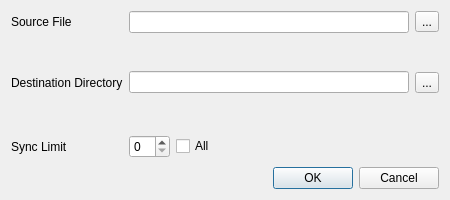
<?xml version="1.0" encoding="UTF-8"?>
<ui version="4.0">
 <class>Form</class>
 <widget class="QWidget" name="Form">
  <property name="geometry">
   <rect>
    <x>0</x>
    <y>0</y>
    <width>450</width>
    <height>200</height>
   </rect>
  </property>
  <property name="sizePolicy">
   <sizepolicy hsizetype="Minimum" vsizetype="Minimum">
    <horstretch>0</horstretch>
    <verstretch>0</verstretch>
   </sizepolicy>
  </property>
  <property name="windowTitle">
   <string>Form</string>
  </property>
  <layout class="QGridLayout" name="gridLayout_2">
   <item row="0" column="0">
    <layout class="QGridLayout" name="gridLayout">
     <item row="2" column="0">
      <spacer name="verticalSpacer_2">
       <property name="orientation">
        <enum>Qt::Vertical</enum>
       </property>
       <property name="sizeType">
        <enum>QSizePolicy::MinimumExpanding</enum>
       </property>
       <property name="sizeHint" stdset="0">
        <size>
         <width>20</width>
         <height>10</height>
        </size>
       </property>
      </spacer>
     </item>
     <item row="3" column="0">
      <widget class="QLabel" name="DestinationDirectoryLabel">
       <property name="sizePolicy">
        <sizepolicy hsizetype="Preferred" vsizetype="MinimumExpanding">
         <horstretch>0</horstretch>
         <verstretch>0</verstretch>
        </sizepolicy>
       </property>
       <property name="text">
        <string>Destination Directory</string>
       </property>
      </widget>
     </item>
     <item row="5" column="0">
      <widget class="QLabel" name="SyncLimitCountLabel">
       <property name="sizePolicy">
        <sizepolicy hsizetype="Preferred" vsizetype="MinimumExpanding">
         <horstretch>0</horstretch>
         <verstretch>0</verstretch>
        </sizepolicy>
       </property>
       <property name="text">
        <string>Sync Limit</string>
       </property>
      </widget>
     </item>
     <item row="4" column="0">
      <spacer name="verticalSpacer">
       <property name="orientation">
        <enum>Qt::Vertical</enum>
       </property>
       <property name="sizeType">
        <enum>QSizePolicy::MinimumExpanding</enum>
       </property>
       <property name="sizeHint" stdset="0">
        <size>
         <width>20</width>
         <height>10</height>
        </size>
       </property>
      </spacer>
     </item>
     <item row="1" column="0">
      <widget class="QLabel" name="SourceFileLabel">
       <property name="sizePolicy">
        <sizepolicy hsizetype="Preferred" vsizetype="Preferred">
         <horstretch>0</horstretch>
         <verstretch>0</verstretch>
        </sizepolicy>
       </property>
       <property name="text">
        <string>Source File</string>
       </property>
      </widget>
     </item>
     <item row="5" column="2">
      <widget class="QCheckBox" name="SyncLimitAll">
       <property name="text">
        <string>All</string>
       </property>
      </widget>
     </item>
     <item row="5" column="1">
      <widget class="QSpinBox" name="SyncLimitCountSpinBox"/>
     </item>
     <item row="3" column="1" colspan="3">
      <widget class="QLineEdit" name="DestinationDirectoryLineEdit"/>
     </item>
     <item row="3" column="4">
      <widget class="QToolButton" name="DestinationDirectoryButton">
       <property name="text">
        <string>...</string>
       </property>
      </widget>
     </item>
     <item row="1" column="4">
      <widget class="QToolButton" name="SourceFileButton">
       <property name="text">
        <string>...</string>
       </property>
      </widget>
     </item>
     <item row="1" column="1" colspan="3">
      <widget class="QLineEdit" name="SourceFileLineEdit"/>
     </item>
     <item row="5" column="4">
      <spacer name="horizontalSpacer">
       <property name="orientation">
        <enum>Qt::Horizontal</enum>
       </property>
       <property name="sizeType">
        <enum>QSizePolicy::Minimum</enum>
       </property>
       <property name="sizeHint" stdset="0">
        <size>
         <width>5</width>
         <height>20</height>
        </size>
       </property>
      </spacer>
     </item>
     <item row="5" column="3">
      <spacer name="horizontalSpacer_2">
       <property name="orientation">
        <enum>Qt::Horizontal</enum>
       </property>
       <property name="sizeHint" stdset="0">
        <size>
         <width>40</width>
         <height>20</height>
        </size>
       </property>
      </spacer>
     </item>
     <item row="6" column="3" colspan="2">
      <widget class="QDialogButtonBox" name="ButtonBox">
       <property name="standardButtons">
        <set>QDialogButtonBox::Cancel|QDialogButtonBox::Ok</set>
       </property>
      </widget>
     </item>
    </layout>
   </item>
  </layout>
 </widget>
 <resources/>
 <connections/>
</ui>
